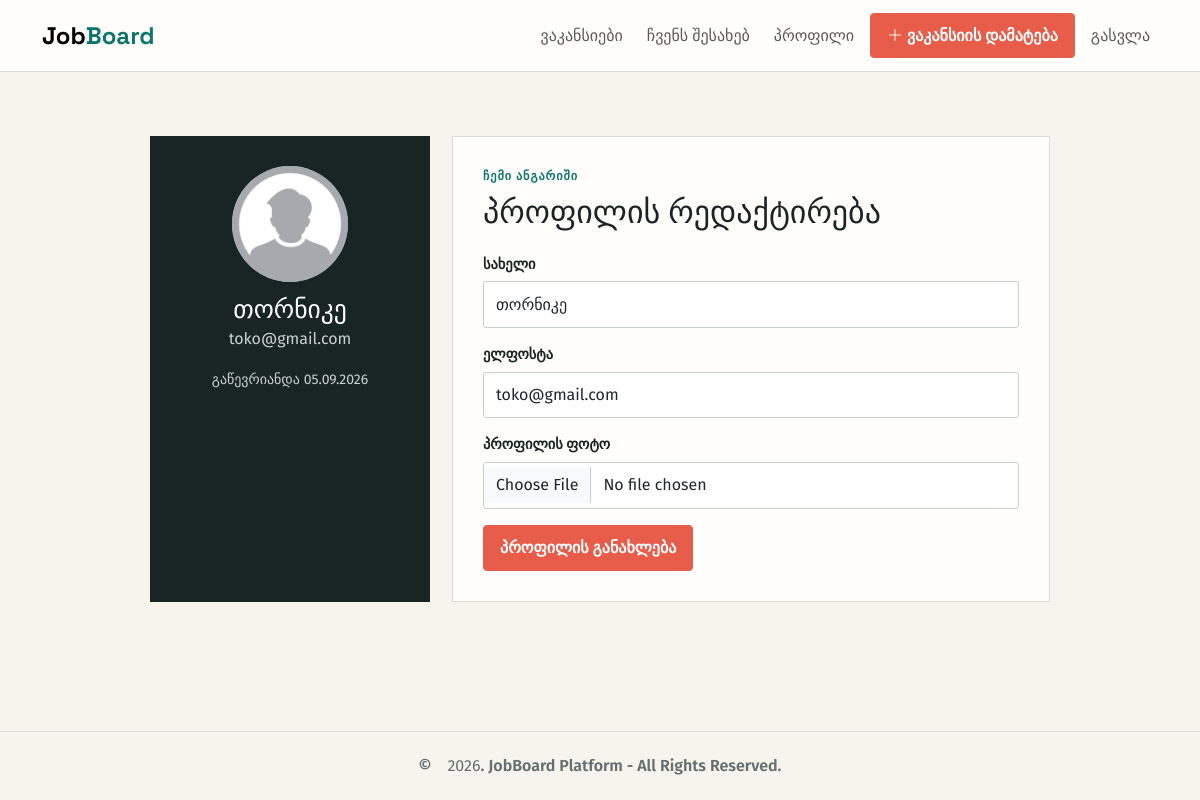
The app's page /profile (signed in) with its own data.
### models.py (models this page shows)
class User(db.Model, UserMixin):
    id = db.Column(db.Integer, primary_key=True)
    username = db.Column(db.String(30), unique=True, nullable=False, index=True)
    email = db.Column(db.String(120), unique=True, nullable=False, index=True)
    password = db.Column(db.String(128), nullable=False)
    image_file = db.Column(db.String(120), nullable=False, default='default.png')
    joined_at = db.Column(db.DateTime(timezone=True), nullable=False, default=lambda: datetime.now(timezone.utc))
    jobs = db.relationship('Job', backref='author', lazy=True, cascade='all, delete-orphan')

### app.py (the view, shortened to what this page needs)
@app.route('/profile', methods=['GET', 'POST'])
@login_required
def profile():
    form = ProfileForm(current_user.username, current_user.email, obj=current_user)
    return render_template('auth/profile.html', title='პროფილი', form=form)

### forms.py (shortened to what this page needs)
class ProfileForm(FlaskForm):
    username = StringField('სახელი', validators=[DataRequired(), Length(min=2, max=30)])
    email = StringField('ელფოსტა', validators=[DataRequired(), Email(), Length(max=120)])
    image = FileField('პროფილის ფოტო',
                validators=[FileAllowed(['jpg', 'jpeg', 'png', 'webp'], 'მხოლოდ სურათის ფაილი.')]
            )
    submit = SubmitField('პროფილის განახლება')
    def __init__(self, original_username, original_email, *args, **kwargs):
        super().__init__(*args, **kwargs)
        self.original_username = original_username
        self.original_email = original_email

### app.py (called while the page is built)
@login_manager.user_loader
def load_user(user_id):
    return db.session.get(User, int(user_id))

### templates/auth/profile.html (shortened to what this page needs)
{% extends 'base.html' %} {% block content %}
<section class="profile-layout">
  <div class="profile-card">
    <div class="avatar">
      <img
        src="{{ url_for('static', filename='profile_pics/' + current_user.image_file) }}"
        alt="პროფილის ფოტო"
      />
    </div>
    <h1>{{ current_user.username }}</h1>
    <p>{{ current_user.email }}</p>
    <small>გაწევრიანდა {{ current_user.joined_at.strftime('%d.%m.%Y') }}</small>
  </div>
  <form class="content-form" method="post" enctype="multipart/form-data">
    <p class="eyebrow">ჩემი ანგარიში</p>
    <h2>პროფილის რედაქტირება</h2>
    {% for field in [form.username, form.email, form.image] %}
    <div class="field">
      {{ field.label }} {{ field(class='form-control') }}
    </div>
    {% endfor %} {{ form.submit(class='btn btn-accent') }}
  </form>
</section>
{% endblock %}

### static/style.css (style rules this page uses)
:root { --ink: #192524; --muted: #64706f; --paper: #f6f4ed; --white: #fffefa; --teal: #0f766e; --coral: #e85d4a; --line: #d9ddd5; }
* { box-sizing: border-box; }
html { scroll-behavior: smooth; }
body { margin: 0; background: var(--paper); color: var(--ink); font-family: "Fira Sans", sans-serif; min-height: 100vh; display: flex; flex-direction: column; }
h1, h2, h3, .navbar-brand { font-family: "Space Grotesk", sans-serif; }
.navbar-brand span, .eyebrow, .read-link { color: var(--teal); }
.btn { border-radius: 4px; font-weight: 600; padding: 0.62rem 1rem; }
.btn-accent { background: var(--coral); border-color: var(--coral); color: #fff; }
.eyebrow { font-size: 0.76rem; font-weight: 700; letter-spacing: 0.08em; text-transform: uppercase; margin-bottom: 0.5rem; }
h1 { font-size: clamp(2rem, 4vw, 3.65rem); line-height: 1.05; margin: 0 0 13px; }
.jobs-heading > div > p:last-child, .about-copy, p { color: var(--muted); }
.auth-form, .content-form { background: var(--white); border: 1px solid var(--line); padding: 30px; }
.field { margin-bottom: 16px; }
.field label { display: block; font-weight: 600; font-size: 0.9rem; margin-bottom: 6px; }
.form-control { border-radius: 3px; border-color: #c8ceca; padding: 0.65rem 0.75rem; }
.profile-layout { display: grid; grid-template-columns: 280px 1fr; gap: 22px; max-width: 900px; margin: 0 auto; }
.profile-card { background: var(--ink); color: #fff; padding: 30px; text-align: center; }
.profile-card p, .profile-card small { color: #c9d4d0; }
.profile-card h1 { font-size: 1.6rem; margin: 14px 0 4px; }
.avatar { width: 116px; height: 116px; border-radius: 50%; overflow: hidden; margin: auto; background: var(--teal); }
.avatar img { width: 100%; height: 100%; object-fit: cover; }
.content-form h2 { margin: 0 0 22px; }

### records on screen
User: image_file (placeholder picture), username "თორნიკე", email "toko@gmail.com", joined_at "05.09.2026", username "თორნიკე" "toko@gmail.com"

### other values on screen
{{ field.label }} "სახელი" "ელფოსტა" "პროფილის ფოტო"
